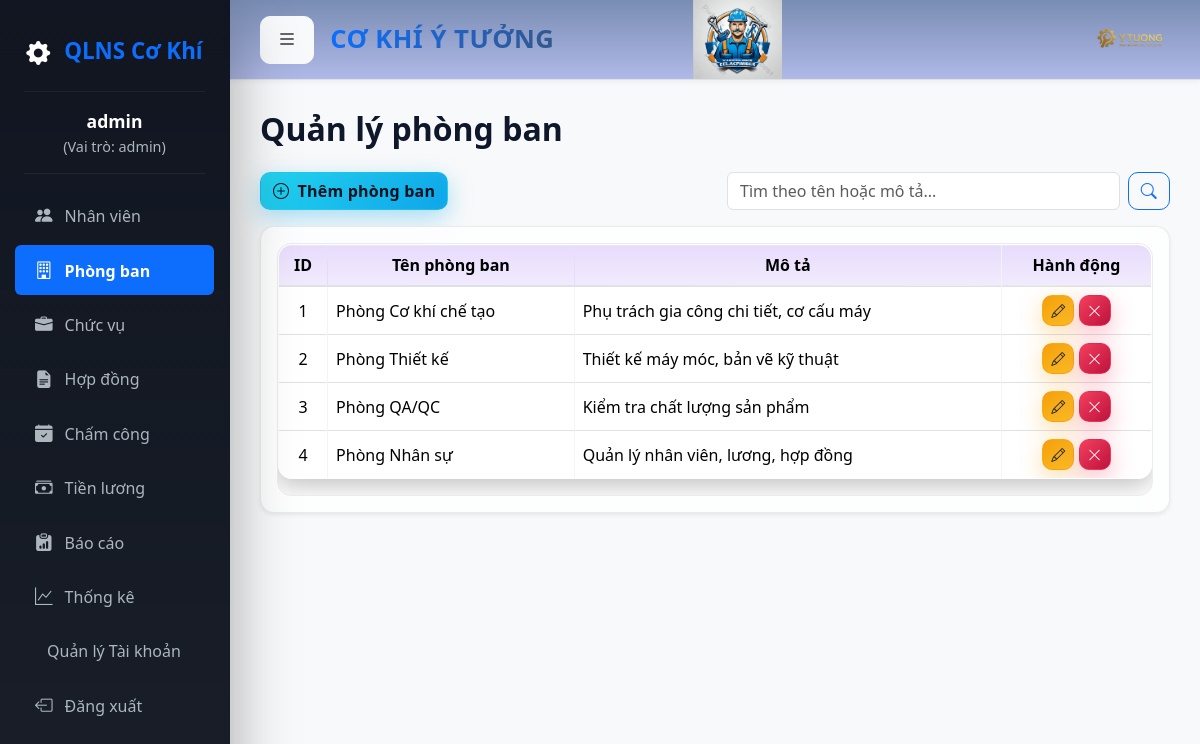
Screenshot of /departments.php (signed in) with the database file from the repository.
### tables this page shows
CREATE TABLE departments (
  id INT AUTO_INCREMENT PRIMARY KEY,
  name VARCHAR(150),
  code VARCHAR(50),
  description TEXT
);

### departments.php (the view, shortened to what this page needs)
<?php
include "inc/header.php";
$search_term = $_GET['search'] ?? '';
$params = [];
$sql = "SELECT * FROM departments";
$sql .= " ORDER BY id ASC";
$stmt = $pdo->prepare($sql);
$stmt->execute($params);
$departments = $stmt->fetchAll(PDO::FETCH_ASSOC);
?>
<h2 class="mb-4 fw-bold">Quản lý phòng ban</h2>
<div class="row mb-3">
    <div class="col-md-6">
        <button class="btn btn-success" data-bs-toggle="modal" data-bs-target="#addModal">
            <i class="bi bi-plus-circle me-1"></i> Thêm phòng ban
        </button>
    </div>
    <div class="col-md-6">
        <form method="GET" class="d-flex">
            <input type="text" name="search" class="form-control me-2" placeholder="Tìm theo tên hoặc mô tả..."
                value="<?= htmlspecialchars($search_term) ?>">
            <button type="submit" class="btn btn-outline-primary">
                <i class="bi bi-search"></i>
            </button>
        </form>
    </div>
</div>
<div class="card shadow-sm glass">
    <div class="card-body">
        <div class="table-responsive">
            <table class="table table-bordered table-hover align-middle">
                <thead class="text-center">
                    <tr>
                        <th>ID</th>
                        <th>Tên phòng ban</th>
                        <th>Mô tả</th>
                        <th width="150">Hành động</th>
                    </tr>
                </thead>
                <tbody>
                    <?php foreach ($departments as $d): ?>
                    <tr>
                        <td class="text-center"><?= $d['id'] ?></td>
                        <td><?= htmlspecialchars($d['name']) ?></td>
                        <td><?= htmlspecialchars($d['description']) ?></td>
                        <td class="text-center">
                            <a href="#" class="btn btn-warning btn-sm" data-bs-toggle="modal"
                                data-bs-target="#editModal<?= $d['id'] ?>" title="Sửa">
                                <i class="bi bi-pencil"></i>
                            </a>
                            <a href="?delete=<?= $d['id'] ?>" class="btn btn-danger btn-sm"
                                onclick="return confirm('Xóa phòng ban này?')" title="Xóa">
                                <i class="bi bi-x-lg"></i>
                            </a>
                        </td>
                    </tr>
                    <?php endforeach; ?>
                </tbody>
            </table>
        </div>
    </div>
</div>
<?php include "inc/footer.php"; ?>

### assets/css/style.css (style rules this page uses)
:root { --bg-1: #0b0f19; --bg-2: #0f172a; --panel: rgba(17, 25, 40, 0.65); --panel-border: rgba(255, 255, 255, 0.08); --text: #e2e8f0; --muted: #94a3b8; --primary: #7c3aed; --primary-600: #6d28d9; --primary-700: #5b21b6; --success: #22d3ee; --danger: #f43f5e; --warning: #f59e0b; --surface-blur: blur(12px); --radius: 14px; --shadow-sm: 0 6px 24px rgba(0, 0, 0, 0.25); --shadow-lg: 0 20px 60px rgba(0, 0, 0, 0.35); }
body { background: radial-gradient( 1200px 800px at 10% 10%, rgba(124, 58, 237, 0.16), transparent 40% ), radial-gradient( 900px 700px at 90% 20%, rgba(34, 211, 238, 0.12), transparent 45% ), radial-gradient( 800px 600px at 30% 80%, rgba(244, 63, 94, 0.1), transparent 45% ), linear-gradient(180deg, var(--bg-1), var(--bg-2)); color: var(--text); font-family: "Segoe UI", Tahoma, Geneva, Verdana, sans-serif; min-height: 100vh; -webkit-font-smoothing: antialiased; }
table { background: var(--panel); backdrop-filter: var(--surface-blur); -webkit-backdrop-filter: var(--surface-blur); border: 1px solid var(--panel-border); border-radius: var(--radius); overflow: hidden; box-shadow: var(--shadow-sm); }
table th, table td { vertical-align: middle; color: var(--text); border-color: rgba(148, 163, 184, 0.12) !important; }
table th { text-align: center; background: linear-gradient( 180deg, rgba(124, 58, 237, 0.18), rgba(124, 58, 237, 0.1) ); color: #faf5ff; }
.btn { border-radius: 10px; font-weight: 600; letter-spacing: 0.2px; transition: transform 0.2s ease, box-shadow 0.2s ease, background 0.2s ease; }
.btn-success { background: linear-gradient(135deg, var(--success), #0ea5e9); border: 1px solid rgba(34, 211, 238, 0.35); box-shadow: 0 8px 24px rgba(14, 165, 233, 0.35), inset 0 0 12px rgba(255, 255, 255, 0.04); color: #05121f; }
.btn-danger { background: linear-gradient(135deg, var(--danger), #be123c); border: 1px solid rgba(244, 63, 94, 0.4); box-shadow: 0 8px 24px rgba(190, 18, 60, 0.35), inset 0 0 12px rgba(255, 255, 255, 0.03); }
.glass { background: var(--panel); border: 1px solid var(--panel-border); backdrop-filter: var(--surface-blur); -webkit-backdrop-filter: var(--surface-blur); border-radius: var(--radius); box-shadow: var(--shadow-sm); }
@media (prefers-color-scheme: light) { :root { --bg-1: #f5f7fb; --bg-2: #e9eef7; --panel: rgba(255, 255, 255, 0.75); --panel-border: rgba(15, 23, 42, 0.08); --text: #0f172a; --muted: #475569; } }
@media (prefers-color-scheme: light) { body { color: var(--text); } }
@media (prefers-color-scheme: light) { table th { color: #2e1065; } }
.table-responsive { overflow-x: auto; -webkit-overflow-scrolling: touch; border-radius: var(--radius); border: 1px solid var(--panel-border); }
.card, .glass { transition: transform 0.2s ease, box-shadow 0.2s ease; }
.table { position: relative; isolation: isolate; }
.table thead th { position: sticky; top: 0; z-index: 2; backdrop-filter: var(--surface-blur); -webkit-backdrop-filter: var(--surface-blur); box-shadow: inset 0 -1px 0 rgba(255, 255, 255, 0.06), 0 2px 12px rgba(0, 0, 0, 0.15); }
.table::before { content: ""; position: absolute; inset: -1px; border-radius: calc(var(--radius) + 6px); background: radial-gradient( 1200px 400px at 20% -10%, rgba(124, 58, 237, 0.25), transparent 40% ), radial-gradient( 900px 300px at 120% -20%, rgba(34, 211, 238, 0.22), transparent 45% ); filter: blur(14px); z-index: -1; pointer-events: none; }
.table tbody tr { transition: transform 0.18s ease, box-shadow 0.18s ease, background 0.18s ease, border-color 0.18s ease; }
.table tbody tr + tr { border-top: 1px solid rgba(148, 163, 184, 0.08); }
.btn-warning, .btn-outline-warning { color: #1f2937; background: linear-gradient(135deg, var(--warning), #fbbf24); border: 1px solid rgba(245, 158, 11, 0.45); box-shadow: 0 8px 24px rgba(245, 158, 11, 0.35); }
.btn-danger, .btn-outline-danger { box-shadow: 0 8px 24px rgba(244, 63, 94, 0.35); }

### inc/header.php (style rules this page uses)
body { background-color: #f8f9fa; font-family: 'Segoe UI', Tahoma, Geneva, Verdana, sans-serif; overflow-x: hidden; }

### rows the page displays
departments: id "1", name "Phòng Cơ khí chế tạo", description "Phụ trách gia công chi tiết, cơ cấu máy"
departments: id "2", name "Phòng Thiết kế", description "Thiết kế máy móc, bản vẽ kỹ thuật"
departments: id "3", name "Phòng QA/QC", description "Kiểm tra chất lượng sản phẩm"
departments: id "4", name "Phòng Nhân sự", description "Quản lý nhân viên, lương, hợp đồng"

### other values shown
$_SESSION['username'] "admin"
$role "admin"
